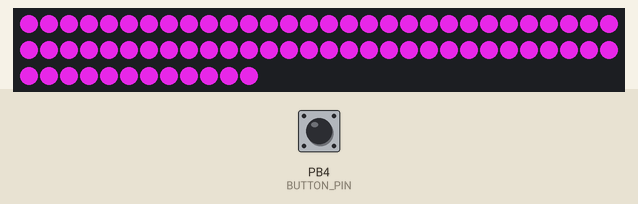
Bench run of a sketch on a simulated ATtiny85, built with avr-gcc and run on an emulated ATtiny85. On the bench: 72 RGB LEDs in strip order, left to right, continuing on the next row. The inputs (shaded band) are chosen by the test bench; at power-on: PB4 (BUTTON_PIN) LOW. Dim RGB values are drawn brighter than linear.

Above: at 2.7 s.
4.0 s: PB4 (BUTTON_PIN) pulled HIGH for 0.15 s
At 4.14 s:
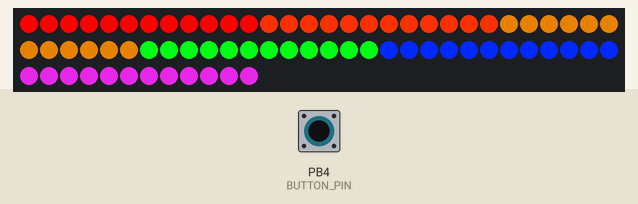
5.6 s: PB4 (BUTTON_PIN) pulled HIGH for 1 s
At 6.0 s:
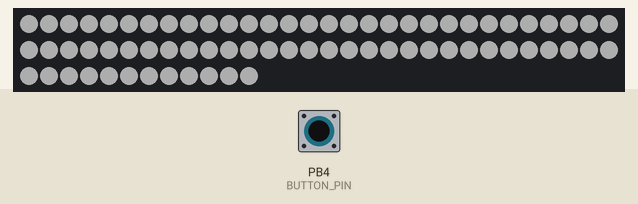
8.1 s: PB4 (BUTTON_PIN) pulled HIGH for 0.15 s
At 8.23 s:
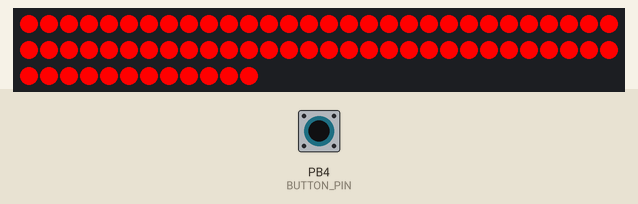
9.7 s: PB4 (BUTTON_PIN) pulled HIGH for 1 s
12.2 s: PB4 (BUTTON_PIN) pulled HIGH for 3.2 s
At 12.6 s:
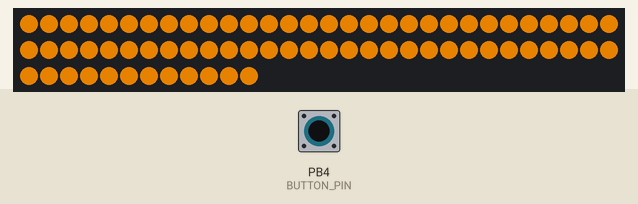
16.9 s: PB4 (BUTTON_PIN) pulled HIGH for 0.15 s
At 17.02 s:
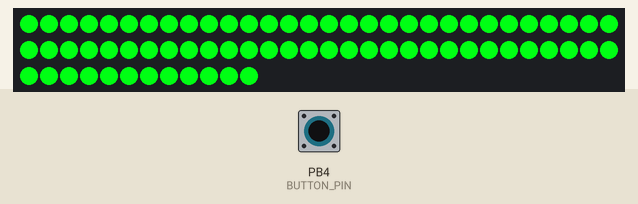
Timing chart, 0 to 19.5 s (numbered marks = the images above; inputs shaded):
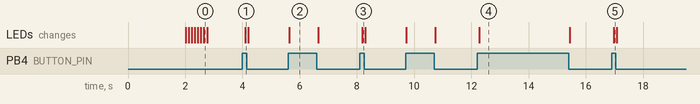

The sketch:

autodivide_rainbow.ino
```cpp
#include <Adafruit_NeoPixel.h> // NeoPixel library https://www.arduino.cc/en/guide/libraries
#ifdef __AVR__
 #include <avr/power.h> // Required for 16 MHz Adafruit Trinket
#endif
#define BUTTON_PIN 4 // ATTiny85 pin 4 located left side 3rd from top
#define LED_PIN 1 // ATTiny85 pin 1 located right side 3rd from top
#define LED_COUNT 72 // Number of LEDs in the strip
Adafruit_NeoPixel strip(LED_COUNT, LED_PIN, NEO_GRB + NEO_KHZ800); // Declare the strip

/*----------
Colour values with named colours for ease of use
when making your own you can change these colours as you like or make new ones.
----------*/
const auto red    =   Adafruit_NeoPixel::Color(255, 0, 0);
const auto orange =   Adafruit_NeoPixel::Color(235,45,0);
const auto yellow =   Adafruit_NeoPixel::Color(180,100,0);
const auto green  =   Adafruit_NeoPixel::Color(0,255,20);
const auto blue   =   Adafruit_NeoPixel::Color(0,40,255);
const auto purple =   Adafruit_NeoPixel::Color(180,30,180);
const auto white  =   Adafruit_NeoPixel::Color(50,50,50);
const auto black  =   Adafruit_NeoPixel::Color(0,0,0);

/*----------
Pride rainbow flag colours (from top to bottom)
red, orange, yellow, green, blue, purple
----------*/
int upsideDown = 1; // refers to which 'direction' the rainbow will be.
                    // 1 had red closest to the handle, 0 purple is closest to the handle
int colourCycle = 0; // click through available colours
int cycleMax = 7; // maximum number of colours
unsigned long buttonWaitAmnt = 0; // time in milliseconds to wait to check the loop

unsigned long buttonAmnt = 100; // delay in milliseconds to add to the check

void setup() {
  delay(1000); // give the ATTiny85 time to power up
  #if defined(__AVR_ATtiny85__) && (F_CPU == 16000000)
  clock_prescale_set(clock_div_1); //the ATTiny85 clock is 16mHz
#endif
  delay(1000); // one more second wait
  setButtonPause(); //initialize the check
  pinMode(BUTTON_PIN,INPUT);  // set the tactile switch pin to input.
                              // This pin has a 10K pulldown resistor connected to ground.
                              // The switch is connected to +5V between the resistor and pin.
                              // Switch pulls the pin HIGH when clicked.
  strip.begin(); // initialize the NeoPixel strip
  setRainbow(); // divide the strip and set the pixel colours
  setStripColour(white); // solid colour to entire strip with a short delay
  delay(100);
  setStripColour(red);
  delay(100);
  setStripColour(orange);
  delay(100);
  setStripColour(yellow);
  delay(100);
  setStripColour(green);
  delay(100);
  setStripColour(blue);
  delay(100);
  setStripColour(purple);
  delay(100);
  setStripColour(black); // turn off the strip
}

int divisible = 0; // number of pixels divided by 6. Evenly divide for the rainbow
/*----------
setRainbow function - no arguments passed
  evenly divide the strip by 6
  check if the rainbow is "upside down" or not
  set the 6 colours
  turn on the strip
----------*/
void setRainbow(){
  divisible = LED_COUNT/6;
    int i=0;
    if(upsideDown == 0){
    for(i=0; i<divisible; i++) {
      strip.setPixelColor(i,purple);
    }
    for(i=divisible; i<divisible*2; i++) {
      strip.setPixelColor(i,blue);
    }
    for(i=divisible*2; i<divisible*3; i++) {
      strip.setPixelColor(i,green);
    }
    for(i=divisible*3; i<divisible*4; i++) {
      strip.setPixelColor(i,yellow);
    }
    for(i=divisible*4; i<divisible*5; i++) {
      strip.setPixelColor(i,orange);
    }
    for(i=divisible*5; i<divisible*6; i++) {
     strip.setPixelColor(i,red);
    }
    }else{
    for(i=0; i<divisible; i++) {
      strip.setPixelColor(i,red);
    }
    for(i=divisible; i<divisible*2; i++) {
      strip.setPixelColor(i,orange);
    }
    for(i=divisible*2; i<divisible*3; i++) {
      strip.setPixelColor(i,yellow);
    }
    for(i=divisible*3; i<divisible*4; i++) {
      strip.setPixelColor(i,green);
    }
    for(i=divisible*4; i<divisible*5; i++) {
      strip.setPixelColor(i,blue);
    }
    for(i=divisible*5; i<divisible*6; i++) {
     strip.setPixelColor(i,purple);
    }
    }
    strip.show();
}
/*----------
setButtonPause function - no arguments passed
  reset the wait time buttonWaitAmnt, in milliseconds millis()
  by adding the delay buttonAmnt
----------*/
void setButtonPause(){
    buttonWaitAmnt = millis() + buttonAmnt;
}
/*----------
setStripColour function - colour argument in plain text as long as declared above
  sets the colour for the entire strip
  otherwise can call with a different colour using strip.color(r,g,b);
  r,g,b values between 0-255
----------*/
void setStripColour(uint32_t colour){
    for(int i=0; i<LED_COUNT; i++) {
    strip.setPixelColor(i, colour);
    }
    strip.show();
}
boolean checkState = false; // switch on off if off set to false if on set to true
void loop() {
    if(millis() > buttonWaitAmnt){ // check wait
  int buttonState = digitalRead(BUTTON_PIN); // get switch state
  if(buttonState == HIGH && !checkState){ // if switch pressed and we didn't know it was pressed
    checkState = true; // we know the switch is pressed. avoids double calls
    switch(colourCycle){
      case 0:
      setRainbow(); // set the rainbow, turn on strip
      break;
      case 1:
      setStripColour(white);
      break;
      case 2:
      setStripColour(red);
      break;
      case 3:
      setStripColour(orange);
      break;
      case 4:
      setStripColour(yellow);
      break;
      case 5:
      setStripColour(green);
      break;
      case 6:
      setStripColour(blue);
      break;
      case 7:
      setStripColour(purple);
      break;
    }
    if(colourCycle<cycleMax){
      colourCycle++;
    }else{
      colourCycle = 0;
    }
  }else if(buttonState == LOW && checkState){ // if switch released and we didn't know
    checkState = false; // we know the switch is released. avoids double calls
  setStripColour(black); // turn off strip
  }
  setButtonPause(); // reset the timer
    }
}
```

Measured:
- after the input at 4.0 s, the LEDs: change after 0.09 s (image 1)
- after the input at 5.6 s, the LEDs: change at once (image 2)
- after the input at 8.1 s, the LEDs: change after 0.08 s (image 3)
- after the input at 12.2 s, the LEDs: change after 0.07 s (image 4)
- after the input at 16.9 s, the LEDs: change after 0.07 s (image 5)
